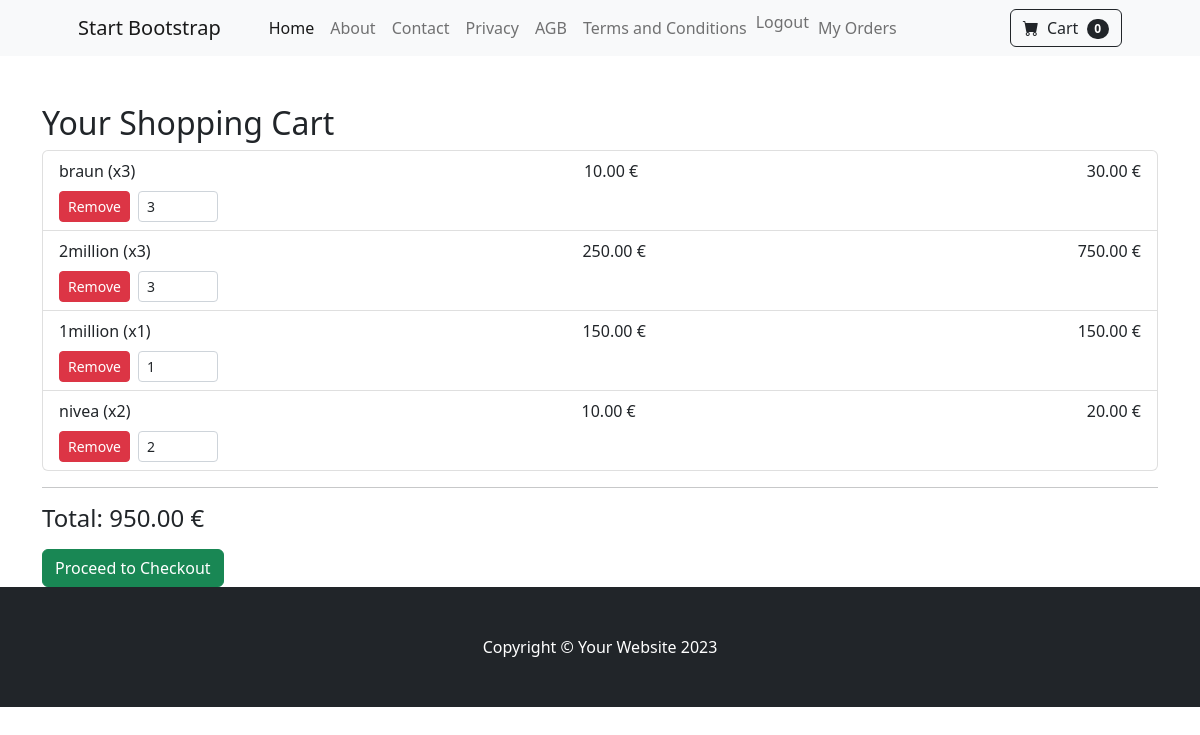
/cart/ (signed in), run on the app's committed database.
### cart/models.py (models this page shows, shortened)
class CartItem(models.Model):
    cart = models.ForeignKey(Cart, on_delete=models.CASCADE, related_name='items')
    product = models.ForeignKey(Item, on_delete=models.CASCADE)
    quantity = models.PositiveIntegerField(default=1)
    def model_get_total_price(self) -> float:
        return self.quantity * self.product.price

### shop/models.py (models this page shows, shortened)
class Item(models.Model):
    category = models.ForeignKey(Category, on_delete=models.CASCADE, related_name='products')
    name = models.CharField(max_length=200)
    slug = models.SlugField(unique=True)
    on_sale = models.BooleanField(default=False)
    description = models.TextField(blank=True)
    price = models.DecimalField(max_digits=10, decimal_places=2)
    old_price = models.DecimalField(max_digits=10, decimal_places=2, blank=True, null=True)  # <--- NEU
    available = models.BooleanField(default=True)
    image = models.ImageField(upload_to='products/', blank=True, null=True)
    created = models.DateTimeField(auto_now_add=True)
    updated = models.DateTimeField(auto_now=True)

### cart/views.py (the view)
# urls.py: path('', views.cart_detail, name='cart_detail'),
@login_required
def cart_detail(request):
    service = CartService(request.user)
    return render(request, 'cart/cart_detail.html', {
        'cart_items': service.get_cart_items(),
        'total_price': service.get_total_price(),
        'login_required': request.user.is_authenticated,
    })

### cart/services/cart_services.py (called while the page is built)
    def _get_cart(self) -> Cart | None:
        try:
            return Cart.objects.get(user=self.user)
        except Cart.DoesNotExist:
            return None

    def get_cart_items(self) -> list[CartItem]:
        return self.cart.items.all() if self.cart else []

    def get_total_price(self)-> float:
        return sum(item.model_get_total_price() for item in self.get_cart_items())

### cart/templates/cart/cart_detail.html (shortened to what this page needs)
{% extends 'base.html' %}
{% block content %}
<div class="container mt-5">
  <h2>Your Shopping Cart</h2>
  {% if cart_items %}
  <ul class="list-group">
    {% for item in cart_items %}
    <li class="list-group-item d-flex justify-content-between align-items-center flex-wrap">
      <div class="w-100 d-flex justify-content-between">
        <span>{{ item.product.name }} (x{{ item.quantity }})</span>
        <span>{{ item.product.price|floatformat:2 }} €</span>
        <span>{{ item.model_get_total_price|floatformat:2 }} €</span>
      </div>
      <div class="mt-2 d-flex gap-2">
        <form action="{% url 'cart:remove_product_from_cart' item.id %}" method="POST">
          <button type="submit" class="btn btn-danger btn-sm">Remove</button>
        </form>
        <form action="{% url 'cart:update_cart_item' item.id %}" method="POST" class="d-flex align-items-center auto-submit-form">
          <input
            type="number"
            name="quantity"
            value="{{ item.quantity }}"
            min="1"
            class="form-control form-control-sm quantity-input"
            style="width: 80px;"
          />
        </form>
      </div>
    </li>
    {% endfor %}
  </ul>
  <hr />
  <h4>Total: {{ total_price|floatformat:2 }} €</h4>
  {% if cart_items %}
  <form action="{% url 'orders:order_review' %}" method="post" class="mt-3">
    <button type="submit" class="btn btn-success">
      Proceed to Checkout
    </button>
  </form>
{% endif %}
  {% else %}
  <p>Your cart is empty!</p>
  {% endif %}
</div>
{% endblock %}

### data on the page
CartItem: product.name "braun", quantity "3", product.price "10.00", model_get_total_price "30.00"
CartItem: product.name "2million", quantity "3", product.price "250.00", model_get_total_price "750.00"
CartItem: product.name "1million", quantity "1", product.price "150.00", model_get_total_price "150.00"
CartItem: product.name "nivea", quantity "2", product.price "10.00", model_get_total_price "20.00"

### other printed values
{{ total_price|floatformat:2 }} "950.00"
